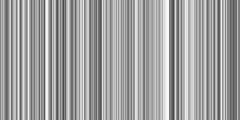
Frame 1 (no input)
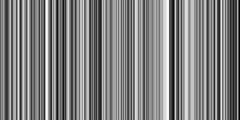
Frame 60 (no input)
Frame 120 (the mouse pressed at the canvas centre since frame 60): identical to frame 60, image omitted

The p5.js sketch that drew these frames (run headless with seeded random() and noise() and a simulated clock; from frame 60 on, the mouse is pressed at the canvas centre):

// p5.js sketch
// ── sketch.js
// random bar code via jht
// Ex_11_07 Filling an Array in a for Loop copy
let gray = [];

function setup() {
  createCanvas(240, 120);
  for (var i = 0; i < width; i++) {
    gray[i] = random(0, 255);
  }
  console.log('gray', gray);
}

function draw() {
  for (var i = 0; i < gray.length; i++) {
    stroke(gray[i]);
    line(i, 0, i, height);
  }
}

// https://editor.p5js.org/jht1493/sketches/BjH5BkIjj
// Ex_11_07 Filling an Array in a for Loop

// https://github.com/lmccart/gswp5.js-code/blob/master/11_Arrays/Ex_11_07.js
